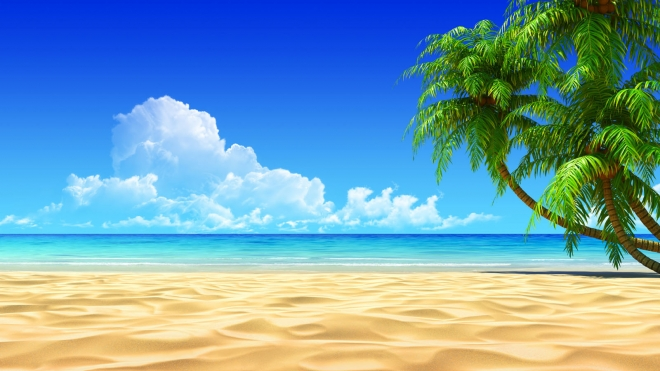
#> input picture beach2.jpg, 660 x 371 px, found by its file name
$ python salt_example.py
#> lines starting #> are read from the running program, lines starting #| are printed output that depends on the picture; pictures that were not available may be replaced by others from this repository, and a replacement may not be noted
# -*- coding: utf-8 -*-
"""
Script to add salt and delete salt with Blurr

@author: josemiguelarrieta
"""
import cv2
import numpy as np
import os

##############
# Load image #
##############
# Load Image Example
path = '/Users/josemiguelarrieta/Documents/SIVA/'
filename = 'beach2.jpg'
image = cv2.imread(path+filename)
#> image is the input picture: shape (371, 660, 3); mean B, G, R 175.5, 159.2, 116.7
cv2.imshow('image',image)

# Load Image defects
#Images Path
path = '/Users/josemiguelarrieta/Dropbox/11_Semestre/Jovenes_Investigadores/images/optical2/Class'
num = 150
filename = str(num)+'.PNG'
cl_number = 5 #Defect class
pathF = path+str(cl_number)+'_def'
image = cv2.imread(pathF+'/'+filename)
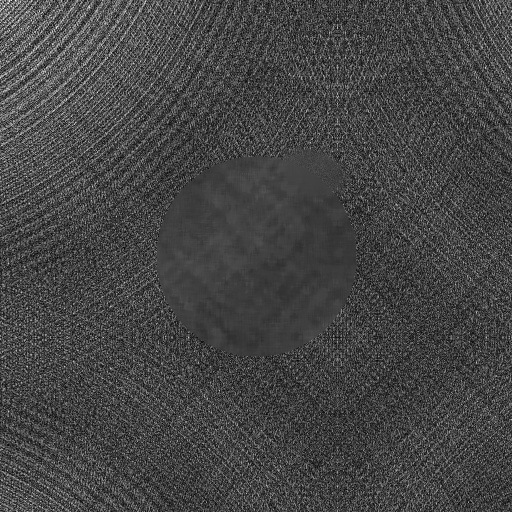
#> input picture Img_defect.jpg, 512 x 512 px, given in place of 150.PNG, which was not available
#> image is the input picture: shape (512, 512, 3); min 0, max 254, mean 69.1
cv2.imshow('image',image)
cv2.destroyAllWindows()
##############################################

(B, G, R) = cv2.split(image)
coords = [np.random.randint(0,300,25000), np.random.randint(0,300,25000)]
valid_coords = np.array(coords)
valid_coords.tolist()
R[valid_coords.tolist()]= 0
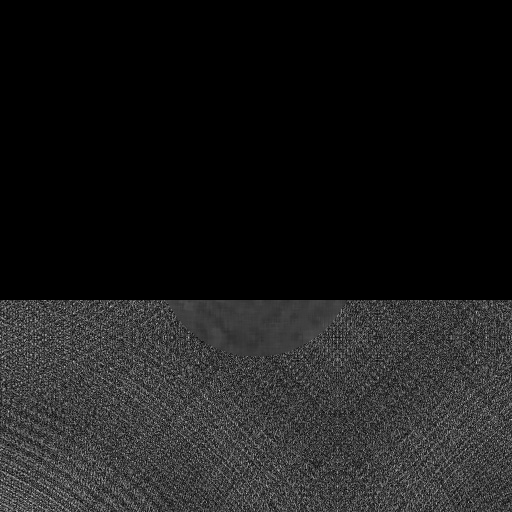
#> R: shape (512, 512); min 0, max 223, mean 27.5
G[valid_coords.tolist()]= 0
B[valid_coords.tolist()]= 0
merged = cv2.merge([B, G, R])
cv2.imshow("Merged", merged)
blured = cv2.medianBlur(merged, 9)
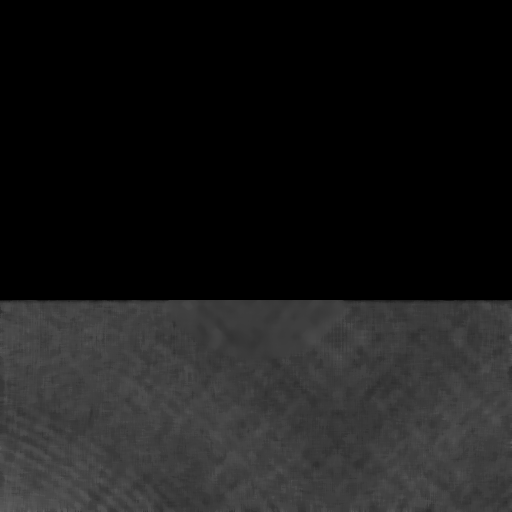
#> blured: shape (512, 512, 3); min 0, max 100, mean 26.4
cv2.imshow("blured", blured)
cv2.destroyAllWindows()
